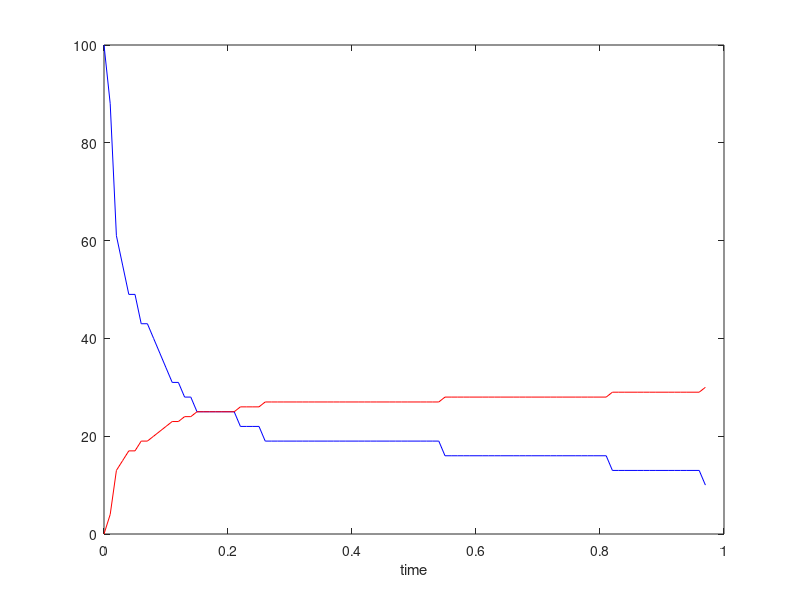

Source code (MATLAB): (Note: this script raises an error after producing the figure.)
%  3A --> D
% Simulating 3rd order kinetics using my agent-based algorithm.
% The integrated rate law for this rx is:
% A/Ao = sqrt( 1 / (2 * 3 * k * Ao^2 * t + 1))
% This is used to calculate the probability of rx for time duration dt.
% Notice that the stoichiometric coeeficient, 3, is omitted from the
% the expression for P, since P is evaluated for each molecule
% separately from the others, and the correct number of molecules is
% marked as reacted when rand < P.

% Author: Alex Plakantonakis,   Copyright (c) 2019.           License: GNU GPLv3

clear; clc;                             tic
rng(0);

global k dif_canon;       % Bimolecular microscopic kinetic constant [units: 1/sec];

dif_canon = 0;

% Avonum = 6.02e+23;      % Avogadro's number
% km = 1;      % Bimolecular molar kinetic constant [units: 1 /(M sec)];
% V = 10^-21;          % Volume in Liters
% k = km /(Avonum*V)^2;

k = 0.001;
%% Initial number of reactant molecules
agents = 100;
Ao = agents;                                Dmax = Ao;
% Arrays for tracking reactant and product agent status
A = ones(1,Ao);                             D = zeros(1,Dmax); 
% Initialize time-dependent sum of molecule numbers
At(1) = sum(A);                             Dt(1) = 0;

time(1) = 0;
t = 2;
dt = 1/100;                            % Fixed time step increment
% dt = 1 / (20*k*Ao^2);                   % Fixed time step increment
% The above equation for dt ensures that the initial probability is <1
% The factor of 20 is arbitrary and assures that P(1)<0.05

while At(t-1) > agents/10                     
%     dt = 10  / ( (At(t-1)-1) * (At(t-1)-2) );       % Variable time step increment

%     P(t-1) = k * (At(t-1)-1) * (At(t-1)-2) * dt;     % Differential form
    % Integrated form of P:
    P(t-1) = 1 - sqrt(1 / (2 * k * (At(t-1)-1) * (At(t-1)-2) * dt + 1));
    
    temp = find(A==1);
    for i = 1:size(temp,2)
        if A(temp(i))==1 && rand < P(t-1)
        % First IF condition ensures that an A agent has not already "died" in this time step
            A(temp(i)) = 0;           % First agent A dies
            temp2 = find(A==1);      
            x = ceil(rand(1,2)*size(temp2,2));  % Pick 2 A agents randomly
            A(temp2(x(1))) = 0;        % Second agent A dies
            A(temp2(x(2))) = 0;        % Third agent A dies
            D(temp(i)) = 1;            % Agent D is born!
        end
    end 
    time(t) = time(t-1) + dt;
    At(t) = sum(A);                     Dt(t) = sum(D);
    t = t + 1;
end

figure('Name','3rd Order Rx Time course','NumberTitle','off'); 
plot(time,At,'b',time,Dt,'r');             
xlabel('time');                                         hold on;

% Solve ODE for 3rd order kinetics - Plot Time Courses
tmax=time(t-1);
[ty,y_sol] = ode45(@o3_homo_dif,[0:tmax/100:tmax],[At(1) ; Dt(1)]);
scatter(ty,y_sol(:,1),'xb');                  
scatter(ty,y_sol(:,2),'xr');

legend('A','D');                            hold off;

clear temp temp2 x i;
toc

% Result: 
% - It works for both fixed and variable time step increments. 
% - Works for both the differential and integrated rate law forms
% of the transition probability.
% - Simulation is a little faster when using the integrated form of P
% (surprisingly, compared to previous observations for 1st order rxs)
% by approx. 15%. 
